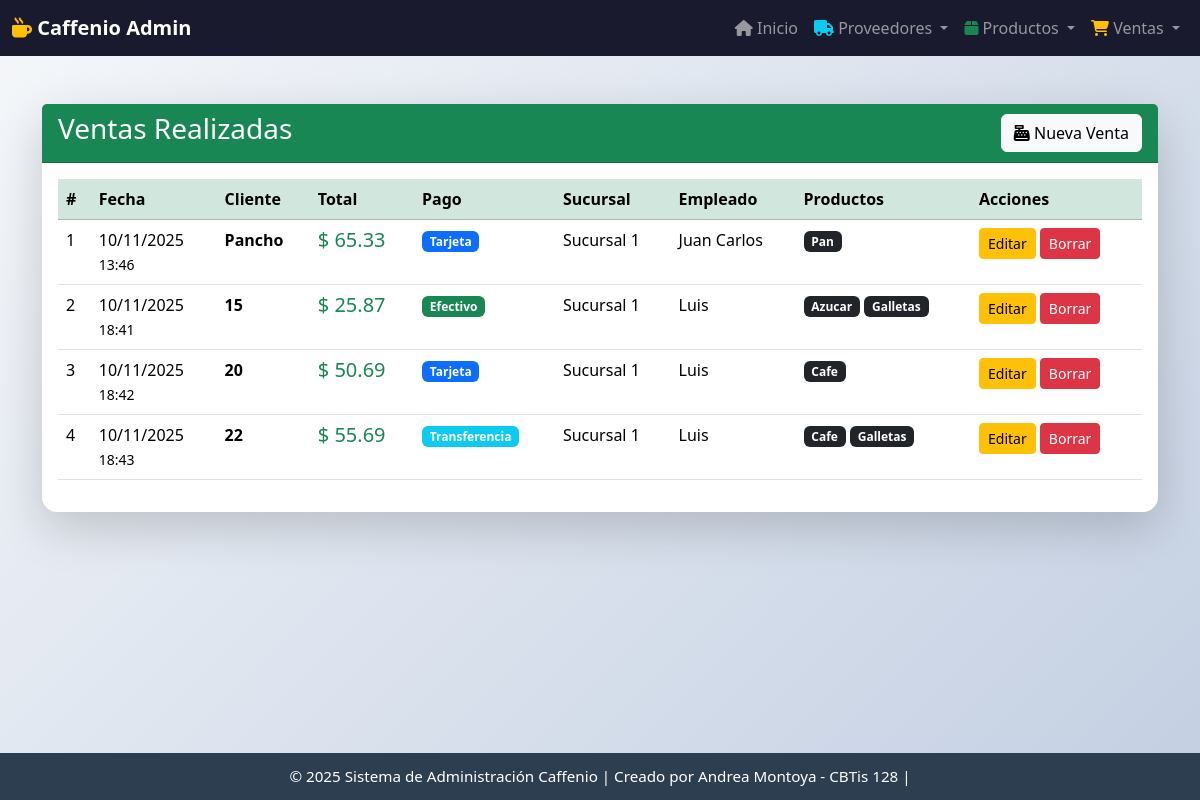
/ventas/, run on the app's committed database.
### app_Caffenio/models.py (models this page shows, shortened)
class Venta(models.Model):
    fecha = models.DateTimeField(auto_now_add=True)
    cliente = models.CharField(max_length=100)
    total = models.DecimalField(max_digits=10, decimal_places=2)
    metodo_pago = models.CharField(
        max_length=50,
        choices=[
            ('efectivo', 'Efectivo'),
            ('tarjeta', 'Tarjeta'),
            ('transferencia', 'Transferencia')
        ]
    )
    sucursal = models.CharField(
        max_length=50,
        choices=[
            ('Sucursal 1', 'Sucursal 1'),
            ('Sucursal 2', 'Sucural 2')
        ]
    )
    empleado = models.CharField(max_length=100)
    productos = models.ManyToManyField(
        Producto,
        related_name='ventas'
    )

class Producto(models.Model):
    nombre = models.CharField(max_length=100)
    descripcion = models.TextField()
    precio = models.DecimalField(max_digits=10, decimal_places=2)
    stock = models.IntegerField()
    categoria = models.CharField(
        max_length=50,
        choices=[
            ('bebidas', 'Bebidas'),
            ('alimentos', 'Alimentos'),
            ('complementos', 'Complementos'),
            ('otro', 'Otro')
        ]
    )
    proveedor = models.ForeignKey(
        Proveedor,
        on_delete=models.CASCADE,
        related_name='productos'
    )
    sucursal = models.CharField(
        max_length=50,
        choices=[
            ('Sucursal 1', 'Sucursal 1'),
            ('Sucursal 2', 'Sucursal 2')
        ]
    )

### app_Caffenio/views.py (the view)
# urls.py: path('ventas/', views.ver_ventas, name='ver_ventas'),
def ver_ventas(request):
    ventas = Venta.objects.all()
    return render(request, 'venta/ver_venta.html', {'ventas': ventas})

### app_Caffenio/templates/venta/ver_venta.html (shortened to what this page needs)
{% extends 'base.html' %}
{% block content %}
<div class="card shadow-lg mt-4">
    <div class="card-header bg-success text-white d-flex justify-content-between align-items-center">
        <h3>Ventas Realizadas</h3>
        <a href="{% url 'agregar_venta' %}" class="btn btn-light">
            <i class="fas fa-cash-register"></i> Nueva Venta
        </a>
    </div>
    <div class="card-body">
        <div class="table-responsive">
            <table class="table table-hover">
                <thead class="table-success">
                    <tr>
                        <th>#</th>
                        <th>Fecha</th>
                        <th>Cliente</th>
                        <th>Total</th>
                        <th>Pago</th>
                        <th>Sucursal</th>
                        <th>Empleado</th>
                        <th>Productos</th>
                        <th>Acciones</th>
                    </tr>
                </thead>
                <tbody>
                    {% for v in ventas %}
                    <tr>
                        <td>{{ forloop.counter }}</td>
                        <td>{{ v.fecha|date:"d/m/Y" }}<br><small>{{ v.fecha|time:"H:i" }}</small></td>
                        <td><strong>{{ v.cliente }}</strong></td>
                        <td><h5 class="text-success mb-0">$ {{ v.total }}</h5></td>
                        <td>
                            <span class="badge
                                {% if v.metodo_pago == 'efectivo' %}bg-success
                                {% elif v.metodo_pago == 'tarjeta' %}bg-primary
                                {% else %}bg-info{% endif %}">
                                {{ v.get_metodo_pago_display }}
                            </span>
                        </td>
                        <td>{{ v.sucursal }}</td>
                        <td>{{ v.empleado }}</td>
                        <td>
                            {% for prod in v.productos.all %}
                            <span class="badge bg-dark mb-1">{{ prod.nombre }}</span>
                            {% endfor %}
                        </td>
                        <td>
                            <a href="{% url 'actualizar_venta' v.id %}" class="btn btn-warning btn-sm">Editar</a>
                            <a href="{% url 'borrar_venta' v.id %}" class="btn btn-danger btn-sm">Borrar</a>
                        </td>
                    </tr>
                    {% endfor %}
                </tbody>
            </table>
        </div>
    </div>
</div>
{% endblock %}

### app_Caffenio/templates/base.html (style rules this page uses)
body { background: linear-gradient(135deg, #f5f7fa 0%, #c3cfe2 100%); min-height: 100vh; padding-top: 80px; padding-bottom: 80px; }
.card { border-radius: 15px; border: none; }

### data on the page
Venta: fecha "10/11/2025", fecha "13:46", cliente "Pancho", total "65.33", metodo_pago "Tarjeta", sucursal "Sucursal 1", empleado "Juan Carlos"
Producto: nombre "Pan"
Venta: fecha "10/11/2025", fecha "18:41", cliente "15", total "25.87", metodo_pago "Efectivo", sucursal "Sucursal 1", empleado "Luis"
Producto: nombre "Azucar"
Producto: nombre "Galletas"
Venta: fecha "10/11/2025", fecha "18:42", cliente "20", total "50.69", metodo_pago "Tarjeta", sucursal "Sucursal 1", empleado "Luis"
Producto: nombre "Cafe"
Venta: fecha "10/11/2025", fecha "18:43", cliente "22", total "55.69", metodo_pago "Transferencia", sucursal "Sucursal 1", empleado "Luis"
